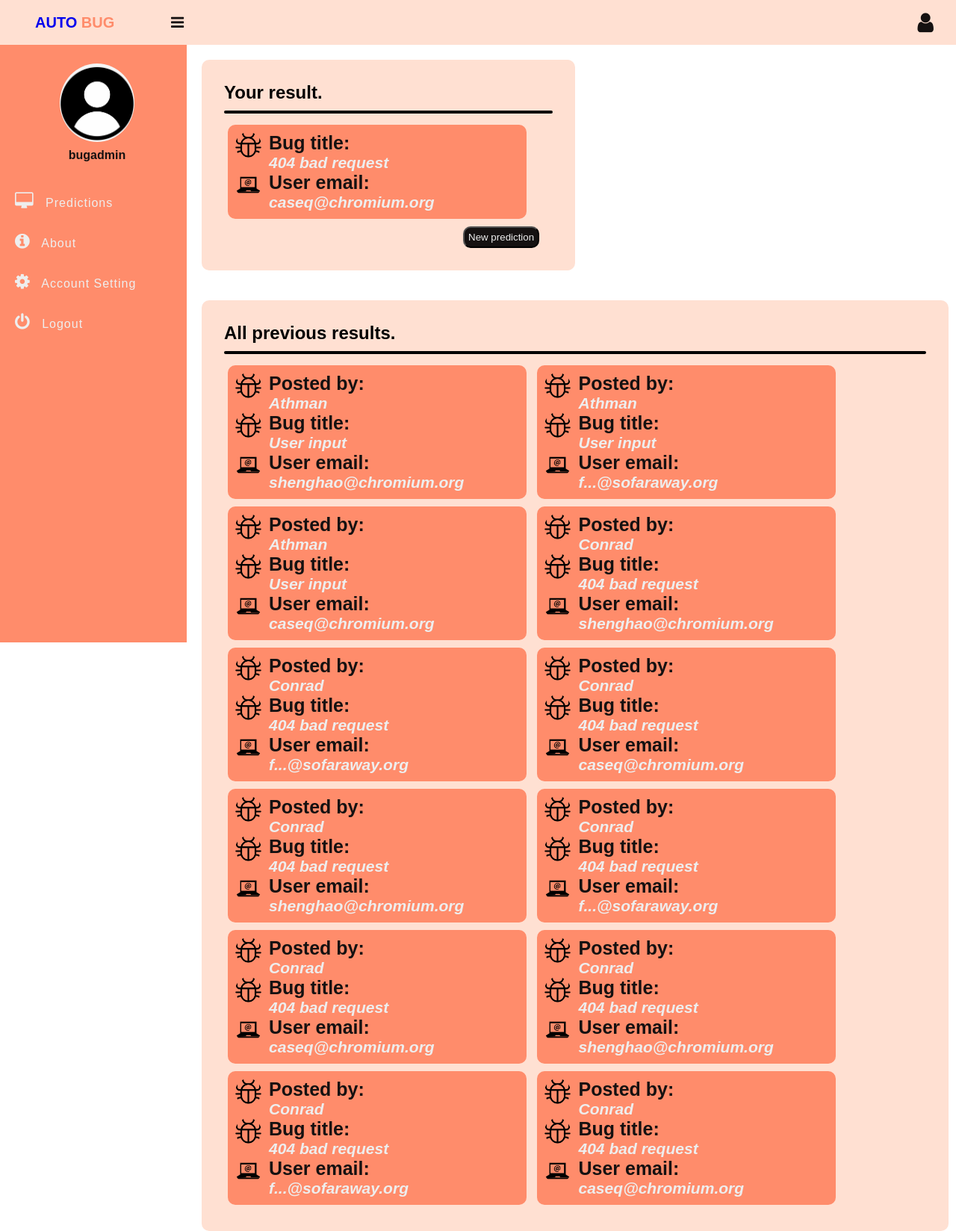
/predictions/ (signed in), run on the app's committed database.
### prediction_api/models.py (models this page shows, shortened)
class Result(models.Model):
    request = models.ForeignKey(Request, related_name="request_results",
            on_delete=models.CASCADE)
    result = models.CharField(max_length=200, db_index=True)

class Request(models.Model):
    request_owner = models.ForeignKey(settings.AUTH_USER_MODEL, related_name="request_owner", on_delete=models.CASCADE)
    title = models.CharField(max_length=200, db_index=True)
    description = models.CharField(max_length=200)
    def __str__(self):
        return self.title

### user/views.py (the view)
# urls.py: path('predictions/', views.predictions, name='predictions'),
@login_required()
def predictions(request):
    user = User.objects.get(username = request.user.username)
    user_status = user.is_superuser
    requests = Request.objects.filter(request_owner=user)
    results = None
    for a in requests:
        results = Result.objects.filter(request = a)
    all_requests = Request.objects.all()
    all_results = Result.objects.all()
    result_objects = Result.objects.all()
    latest_object = Result.objects.last()
    return render(request, 'account/prediction.html',
            {'result_objects':result_objects, 'latest_object':latest_object, 'requests':requests, 'results':results, 'user_status':user_status, 'all_results':all_results, 'all_requests':all_requests})

### user/templates/account/prediction.html (shortened to what this page needs)
{% extends 'dashbase.html' %} {% block title %}AutoBug{% endblock title %}
{%block content %}
{% load static %}
	<header class="header">
        <h2 class="u-name"><a href="{% url "user:dashboard" %}">AUTO <b>BUG</b></a>
			<label for="checkbox">
				<i id="navbtn" class="fa fa-bars" aria-hidden="true"></i>
			</label>
		</h2>
        <a href="{% url "user:profile" %}">
            <i class="fa fa-user" aria-hidden="true"></i></a>
	</header>
	<div class="body">
		<nav class="side-bar">
			<div class="user-p">
        <img src="{% if request.user.user_profile.photo %}{{ request.user.user_profile.photo.url }}{% else %}{% static "img/no_image.jpg" %}{% endif %}">
        <h4>{{ request.user.username }}</h4>
			</div>
			<ul>
                                <li>
					<a href="#">
						<i class="fa fa-desktop" aria-hidden="true"></i>
						<span>Predictions</span>
					</a>
				</li>
								<li>
					<a href="#">
						<i class="fa fa-info-circle" aria-hidden="true"></i>
						<span>About</span>
					</a>
				</li>
				<li>
					<a href="#">
						<i class="fa fa-cog" aria-hidden="true"></i>
						<span>Account Setting</span>
					</a>
				</li>
				<li>
          <a href="{% url "user:logout" %}">
						<i class="fa fa-power-off" aria-hidden="true"></i>
						<span>Logout</span>
					</a>
				</li>
			</ul>
		</nav>
    <div class="right-content">
      <section class="latest-result">
        <h1>Your result.</h1>
        <hr>
        <section class="content">
          <div class="image">
          <img src="{% static "img/bug2.png" %}">
          </div>
          <div class="text">
          <h2 class="result-title">Bug title:</h2>
          <h3 class="result-content">{{ latest_object.request }}</h3>
          </div>
          <div class="image">
          <img src="{% static "img/email.png" %}">
          </div>
          <div class="text">
          <h2 class="result-title">User email:</h2>
          <h3 class="result-content">{{ latest_object.result }}</h3>
          </div>
        </section>
        <section class="home-button">
          <a href="{% url "user:dashboard" %}"><button class="morepred">New prediction</button></a>
        </section>
      </section>
      <section class="all-results">
        <h1>All previous results.</h1>
        <hr>
        {% if user_status == True %}
        {% for a in all_requests%}
        {% for b in all_results %}
        <section class="content">
          <div class="image">
          <img src="{% static "img/bug2.png" %}">
          </div>
          <div class="text">
          <h2 class="result-title">Posted by:</h2>
          <h3 class="result-content">{{ a.request_owner }}</h3>
          </div>
          <div class="image">
          <img src="{% static "img/bug2.png" %}">
          </div>
          <div class="text">
          <h2 class="result-title">Bug title:</h2>
          <h3 class="result-content">{{ a.title }}</h3>
          </div>
          <div class="image">
          <img src="{% static "img/email.png" %}">
          </div>
          <div class="text">
          <h2 class="result-title">User email:</h2>
          <h3 class="result-content">{{ b.result }}</h3>
          </div>
        </section>
        {% endfor %}
        {% endfor %}
      </section>
        {% endif %}
    </div>
	</div>
{% endblock content %}

### user/templates/dashbase.html (shortened to what this page needs)
{% load static %}
<!DOCTYPE html>
<html>
<head>
	<link rel="stylesheet" href="https://stackpath.bootstrapcdn.com/font-awesome/4.7.0/css/font-awesome.min.css">
  <link rel="stylesheet" href={% static 'css/style.css' %} />
</head>
<body>
  {% block content %}
  {% endblock content%}
</body>
</html>

### static/css/style.css (style rules this page uses)
* { padding: 0; margin: 0; box-sizing: border-box; font-family: arial, sans-serif; }
.header { display: flex; justify-content: space-between; align-items: center; padding: 15px 30px; background: #ffe0d2; color: #151111; }
a { text-decoration: None; }
.u-name { font-size: 20px; padding-left: 17px; }
.u-name b { color: #ff8c6b; }
.header i { font-size: 30px; cursor: pointer; color: #151111; }
.user-p { text-align: center; padding-left: 10px; padding-top: 25px; }
.user-p img { width: 100px; border-radius: 50%; }
.user-p h4 { color: #151111; padding: 5px 0; }
.side-bar { width: 250px; background: #ff8c6b; min-height: 100vh; transition: 500ms width; }
.body { display: flex; }
.side-bar ul { margin-top: 20px; list-style: none; }
.side-bar ul li { font-size: 16px; padding: 15px 0px; padding-left: 20px; transition: 500ms background; white-space: nowrap; overflow: hidden; text-overflow: ellipsis; }
.side-bar ul li a { text-decoration: none; color: #eee; cursor: pointer; letter-spacing: 1px; }
.side-bar ul li a i { display: inline-block; padding-right: 10px; font-size: 23px; }
label { color:#bbb }
#navbtn { display: inline-block; margin-left: 70px; font-size: 20px; transition: 500ms color; }
.latest-result { width:500px; margin:20px; background-color: #ffe0d2; padding:30px; border-radius:10px; }
.all-results { width:1000px; margin:20px; background-color: #ffe0d2; padding:30px; border-radius:10px; position: absolute; }
.content { width:400px; background-color: #ff8c6b; display: inline-block; padding:10px; border-radius: 10px; margin:5px; }
hr { margin-top:10px; margin-bottom: 10px; border:2px solid black; border-radius: 5px; }
img { width:35px; border-radius:80px; }
.image { float:left; margin-right:10px; }
.text { color: #eee; font-size: 18px; }
.result-title { color:#151111; font-size: 25px; }
.result-content { font-style: oblique; }
.home-button { width:150px; margin-top:5px; margin-left:320px; }
.morepred { background-color: #151111; padding:5px; color:#eee; border-radius: 10px; }

### data on the page
Result: request "404 bad request", result "caseq@chromium.org"
Request: request_owner "Athman", title "User input"
Result: result "shenghao@chromium.org"
Result: result "f...@sofaraway.org"
Request: request_owner "Conrad", title "404 bad request"
Request: request_owner "Conrad", title "404 bad request"
Request: request_owner "Conrad", title "404 bad request"

### other printed values
{{ request.user.username }} "bugadmin"
